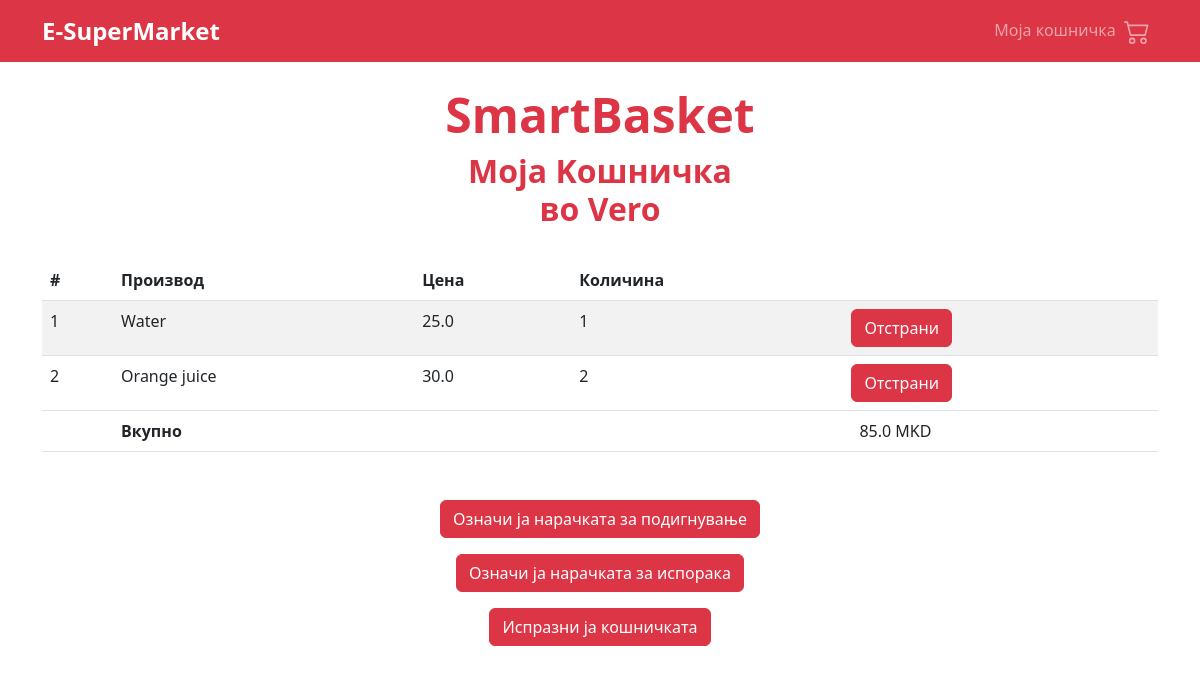
The page /shopping-cart (signed in) on the database as committed earlier.
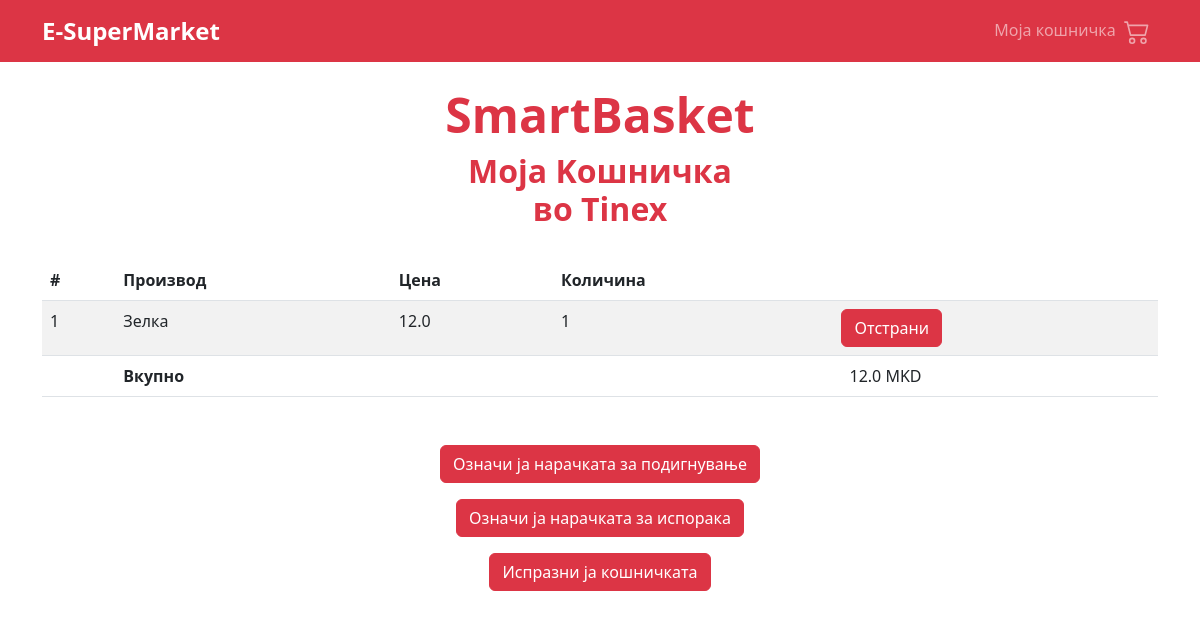
The same page on the database as committed later.
### SmartBasket/models.py (models this page shows, shortened)
class ShoppingCart(models.Model):
    customer = models.ForeignKey(Customer, on_delete=models.CASCADE)
    market = models.ForeignKey(Market, on_delete=models.CASCADE)

class Market(models.Model):
    name = models.CharField(max_length=100)
    image = models.ImageField(upload_to='images/')
    address = models.CharField(max_length=100, null=True, blank=True)
    phone_number = models.CharField(max_length=100, null=True, blank=True)
    email = models.EmailField(null=True, blank=True)

class ShoppingCartItem(models.Model):
    shopping_cart = models.ForeignKey(ShoppingCart, on_delete=models.CASCADE)
    product = models.ForeignKey(Product, on_delete=models.CASCADE)
    quantity = models.IntegerField()

class Product(models.Model):
    name = models.CharField(max_length=100)
    price = models.FloatField()
    category = models.ForeignKey(Category, on_delete=models.CASCADE)
    image = models.ImageField(upload_to='images/')
    description = models.TextField()
    quantity = models.IntegerField()

### SmartBasket/views.py (the view)
# urls.py: path('shopping-cart', list_shopping_cart, name='shopping-cart'),
def list_shopping_cart(request):
    if request.user.is_authenticated:
        if Customer.objects.filter(user=request.user).exists():
            customer = Customer.objects.get(user=request.user)
            cart = ShoppingCart.objects.filter(customer=customer).first()
            if cart is None:
                return render(request, 'list_shopping_cart.html', {'cart': cart, 'error': 'Вашата кошница е празна'})
            cart_items = ShoppingCartItem.objects.filter(shopping_cart=cart).all()
            total = 0
            for cart_item in cart_items:
                total += cart_item.product.price * cart_item.quantity
            return render(request, 'list_shopping_cart.html', {'cart': cart, 'cart_items': cart_items, 'error': 'None',
                                                               'total': total})
    return redirect('/login-cust')

### templates/list_shopping_cart.html (shortened to what this page needs)
{% extends "customer_base.html" %}
{% block content %}
    <div class="container mt-4">
        <div class="row">
            <div class="col-md-12 text-center">
                <h1 class="display-5 text-danger fw-bold">SmartBasket</h1>
            </div>
        </div>
        {% if error == 'None' %}
            <div class="row">
                <div class="col-md-12 text-center">
                    <h2 class="text-danger fw-bold">Моја Kошничка <br />во {{ cart.market.name }}</h2>
                </div>
            </div>
            <table class="table table-striped mt-4">
                <thead>
                    <tr>
                        <th>#</th>
                        <th>Производ</th>
                        <th>Цена</th>
                        <th>Количина</th>
                        <th></th>
                    </tr>
                </thead>
                <tbody>
                    {% for item in cart_items %}
                        <tr>
                            <td>{{ forloop.counter }}</td>
                            <td>{{ item.product.name }}</td>
                            <td>{{ item.product.price }}</td>
                            <td>{{ item.quantity }}</td>
                            <td>
                                <a class="btn btn-danger" href="/delete-cart-item/{{ item.id }}">Отстрани</a>
                            </td>
                        </tr>
                    {% endfor %}
                </tbody>
                <tfoot>
                    <tr>
                        <td></td>
                        <td class="fw-bold">Вкупно</td>
                        <td></td>
                        <td></td>
                        <td class="ps-3">{{ total }} MKD</td>
                    </tr>
                </tfoot>
            </table>
            {% if cart_items.count > 0 %}
                <div class="row mt-5">
                    <div class="col-md-12 text-center">
                        <a class="btn btn-danger" href="/create-pickup-order">Означи ја нарачката за подигнување</a>
                    </div>
                </div>
                <div class="row mt-3">
                    <div class="col-md-12 text-center">
                        <a class="btn btn-danger" href="/create-delivery-order">Означи ја нарачката за испорака</a>
                    </div>
                </div>
                <div class="row mt-3 mb-5">
                    <div class="col-md-12 text-center">
                        <a class="btn btn-danger" href="/empty-cart">Испразни ја кошничката</a>
                    </div>
                </div>
                {% endif %}
        {% endif %}
    </div>
{% endblock %}

Rows that differ between the two databases and show on the page:
removed ShoppingCart: market.name "Vero"
removed ShoppingCartItem: product.name "Water", product.price "25.0", quantity "1"
removed ShoppingCartItem: product.name "Orange juice", product.price "30.0", quantity "2"
added ShoppingCart: market.name "Tinex"
added ShoppingCartItem: product.name "Зелка", product.price "12.0", quantity "1"
Other text that changed with them:
{{ total }}: "85.0" → "12.0"
